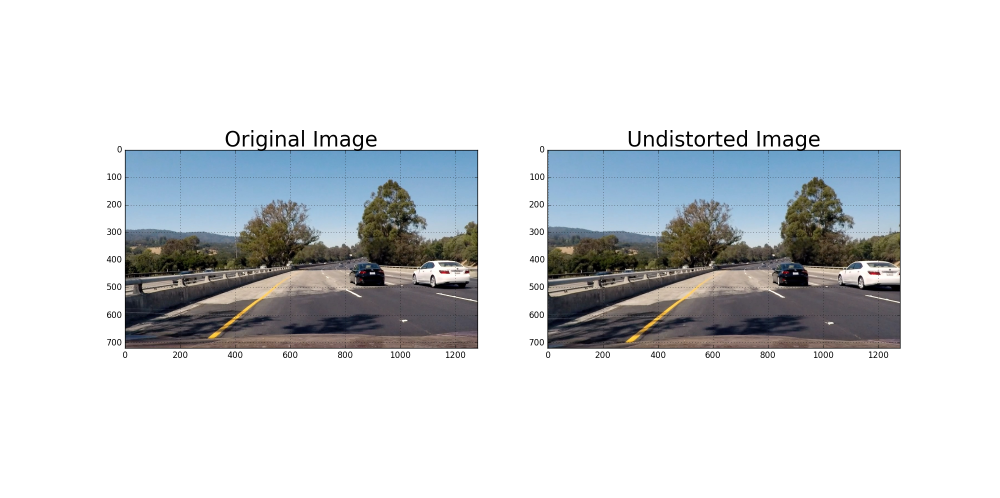
#> input picture DistortionCorrection_RawImage.png, 2000 x 996 px (shown at 1/2 size)
$ python -i Project.py   (imports and definitions only)
#> lines starting #> are read from the running program, lines starting #| are printed output that depends on the picture; after the words box and inside, x2 and y2 are one past the last pixel; in counts of white or black regions, pixels touching at a corner belong together
import cv2
import numpy as np
import matplotlib.pyplot as plt
import pickle
import matplotlib.image as mpimg
from moviepy.editor import VideoFileClip
from collections import deque


# Define a class to receive the characteristics of each line detection
class Line:
    def __init__(self):
        # was the line detected in the last iteration?
        self.detected = False

        # x and y values in last frame
        self.x = None
        self.y = None

        # x intercepts for average smoothing
        self.bottom_x = deque(maxlen=frame_num)
        self.top_x = deque(maxlen=frame_num)

        # Record last x intercept
        self.current_bottom_x = None
        self.current_top_x = None

        # Record radius of curvature
        self.radius = None

        # Polynomial coefficients: x = A*y**2 + B*y + C
        self.A = deque(maxlen=frame_num)
        self.B = deque(maxlen=frame_num)
        self.C = deque(maxlen=frame_num)
        self.fit = None
        self.fitx = None
        self.fity = None

    def get_curv(self):
        self.radius = curvature(self.fit)
        return self.radius

    # [177 lines left out: functions get_intercepts, quick_search, blind_search, sort_idx, get_fit, draw_area and 2 more, not called in this run]


def warp(img):
    """
    Perspective Transformation
    :param img:
    :return: warped image
    """

    # Compute and apply perspective transform
    M = cv2.getPerspectiveTransform(src, dst)
    warped = cv2.warpPerspective(img, M, (1280, 720), flags=cv2.INTER_NEAREST)  # keep same size as input image
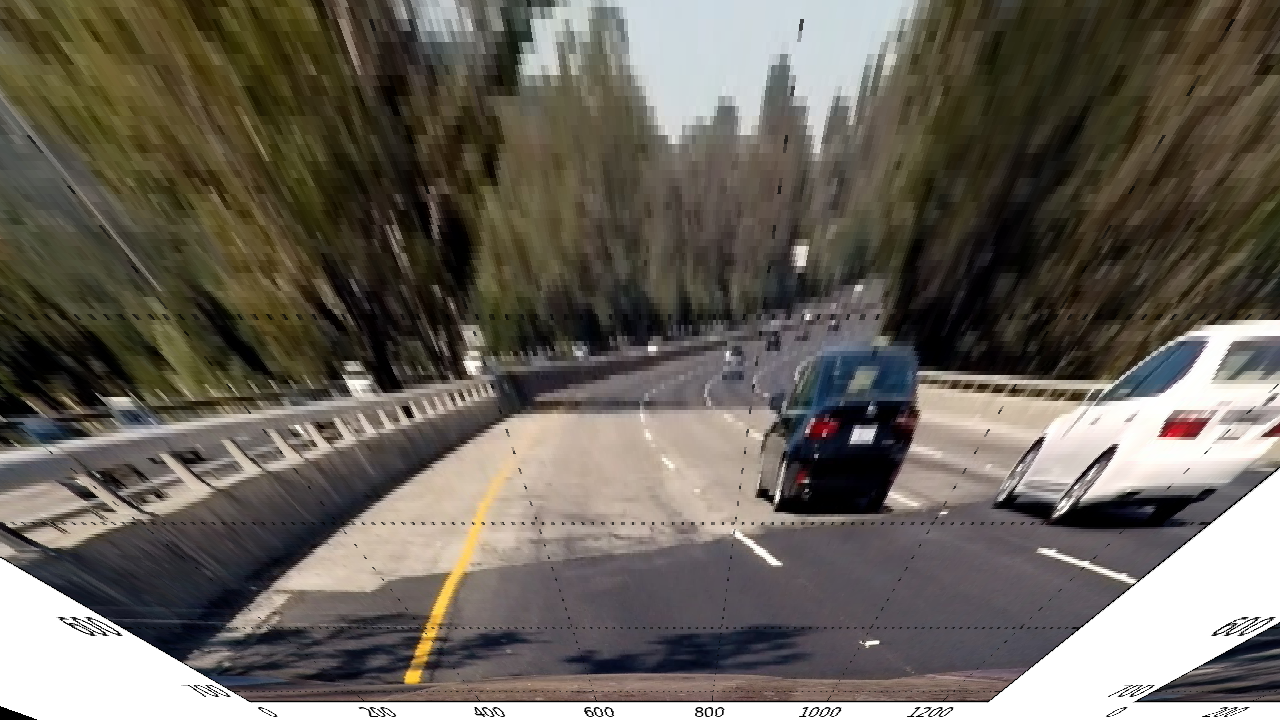
#> warped: shape (720, 1280, 3); mean R, G, B 104.4, 98.6, 89.7

    return warped


def luv_lab_filter(img, l_thresh=(195, 255), b_thresh=(140, 200), plot=False):
    warped = warp(img)

    l = cv2.cvtColor(warped, cv2.COLOR_RGB2LUV)[:, :, 0]
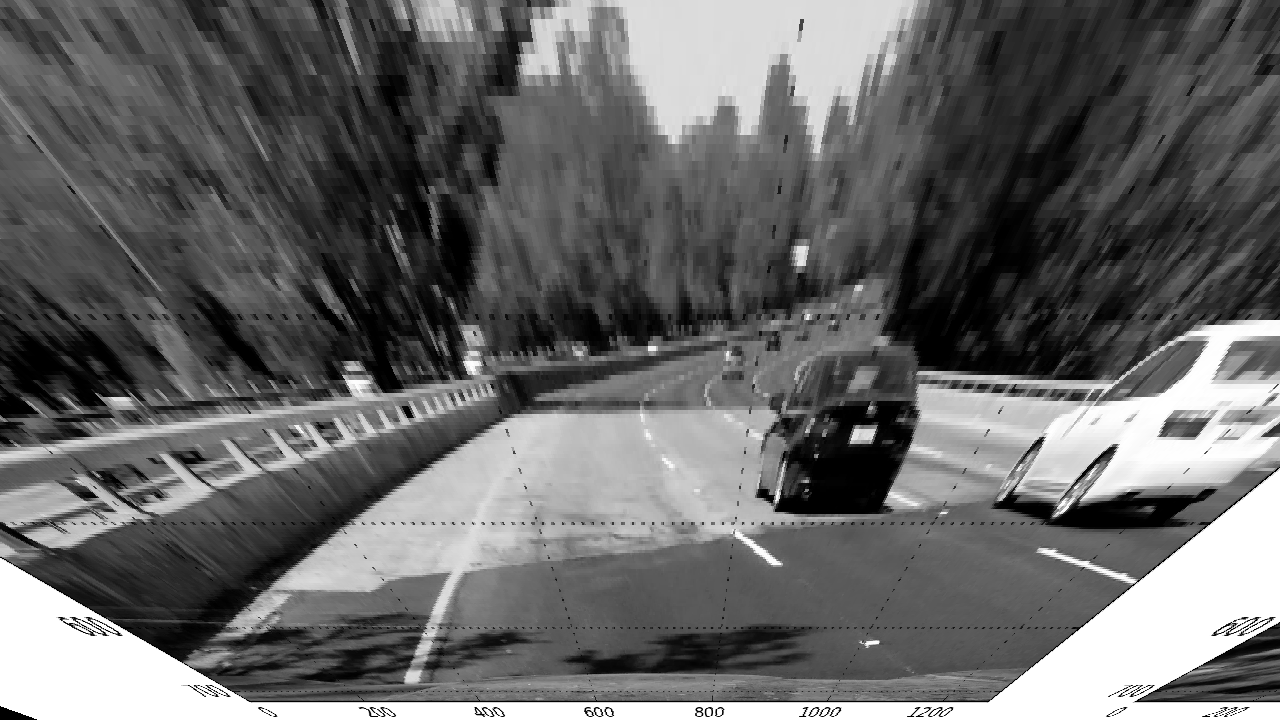
#> l: shape (720, 1280); min 0, max 255, mean 103.2
    l_bin = np.zeros_like(l)
    l_bin[(l >= l_thresh[0]) & (l <= l_thresh[1])] = 1

    b = cv2.cvtColor(warped, cv2.COLOR_RGB2Lab)[:, :, 2]
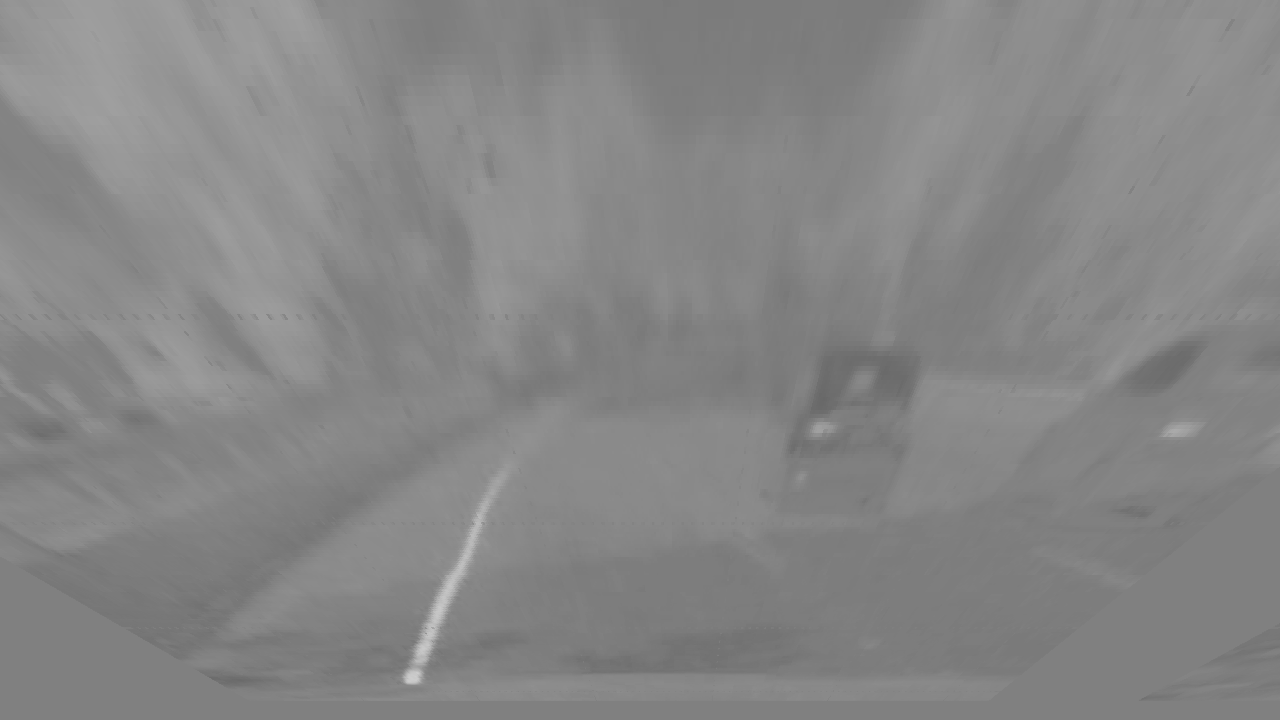
#> b: shape (720, 1280); min 104, max 205, mean 134
    b_bin = np.zeros_like(b)
    b_bin[(b >= b_thresh[0]) & (b <= b_thresh[1])] = 1

    combine = np.zeros_like(l)
    combine[(l_bin == 1) | (b_bin == 1)] = 1

    if plot is True:
        plt.figure(figsize=(10, 6))
        plt.subplot(231)
        plt.imshow(warped)
        plt.subplot(232)
        plt.imshow(l_bin, cmap='gray')
        plt.title('L channel')
        plt.subplot(233)
        plt.imshow(b_bin, cmap='gray')
        plt.title('B channel')
        plt.subplot(234)
        # plt.imshow(s_bin, cmap='gray')
        plt.title('S channel')
        plt.subplot(235)
        plt.imshow(combine, cmap='gray')
        plt.title('Combination')
        plt.subplot(236)
        plt.imshow(img)

        plt.show()

    return combine


# [61 lines left out: functions undistort, process_image, not called in this run]

img_shape = (720, 1280)
img_size = [1280, 720]  # width, height

src = np.float32([[490, 482], [810, 482],
                  [1250, 720], [0, 720]])
dst = np.float32([[0, 0], [1280, 0],
                  [1250, 720], [40, 720]])
ploty = np.linspace(0, img_shape[0] - 1, img_shape[0])

# import Camera Calibration Parameters
dist_pickle = "./wide_dist_pickle.p"
# [2 lines not run here, left out]
# [1 line that did not run here, left out]
frame_num = 15   # latest frames number of good detection
left = Line()
right = Line()

video_output = './output_videos/project.mp4'
input_path = './test_videos/project_video.mp4'

# [1 line that did not run here, left out]
# clip1 = VideoFileClip(input_path).subclip(0, 5)

# [1 line that did not run here, left out]
# [1 line not run here, left out]

# image = mpimg.imread('./test_images/test_ch7.jpg')


# [21 lines left out: function draw, not called in this run]

>>> import cv2
>>> picture = cv2.cvtColor(cv2.imread('DistortionCorrection_RawImage.png'), cv2.COLOR_BGR2RGB)
>>> result = luv_lab_filter(picture)
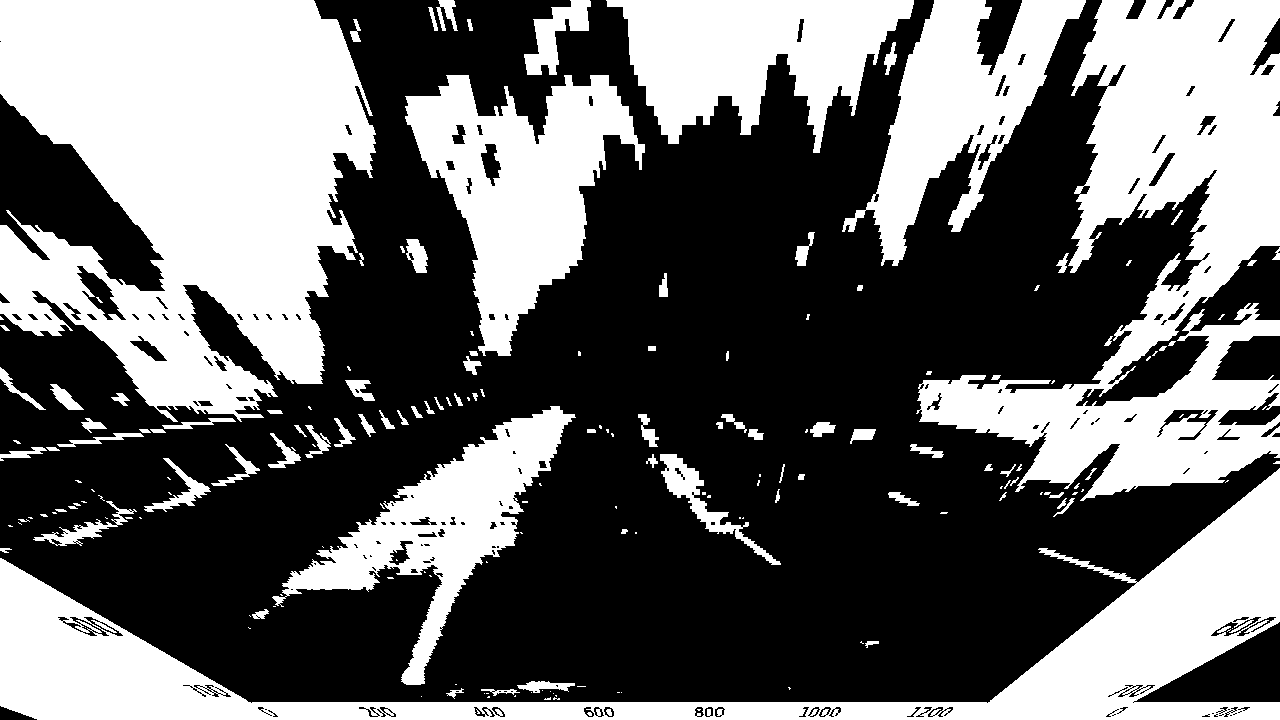
#> result: shape (720, 1280); values 0 (black) and 1 (white), 40.5% white; 189 white regions (94 under 20 px), largest, box (x1, y1, x2, y2) and area: (0, 0, 376, 422) 107550, (916, 0, 1280, 501) 76344, (0, 468, 1280, 720) 67466

$ run again, on CombineColorandGradient.png
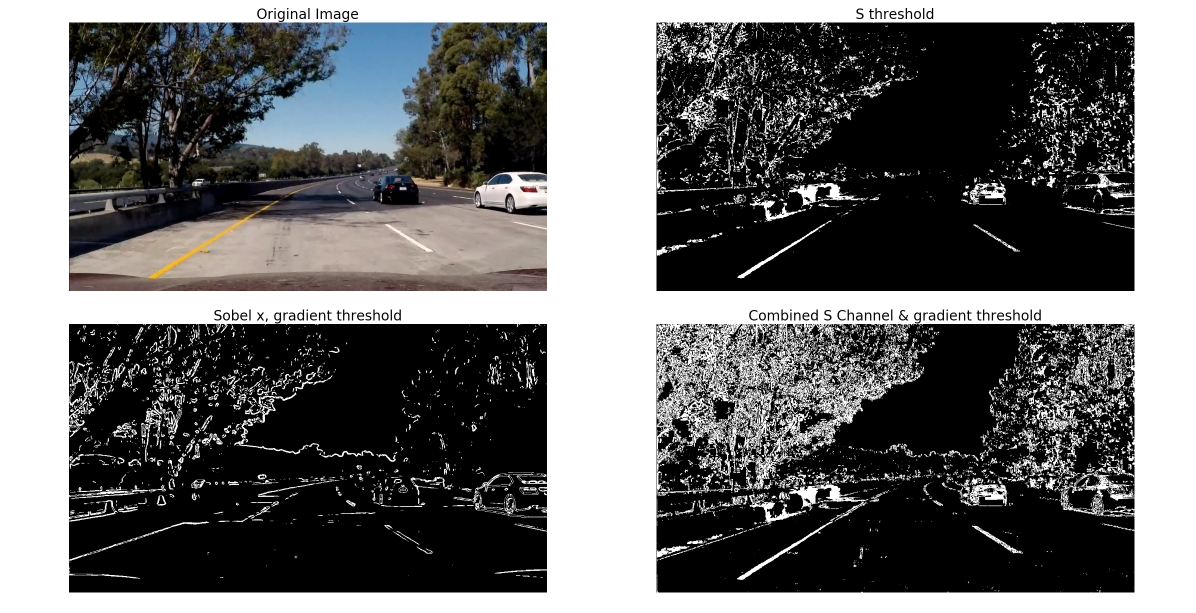
#> input picture CombineColorandGradient.png, 2392 x 1225 px (shown at 1/2 size)
#> in luv_lab_filter, `b = cv2.cvtColor(warped, cv2.COLOR_RGB2Lab)[:, :, 2]`:
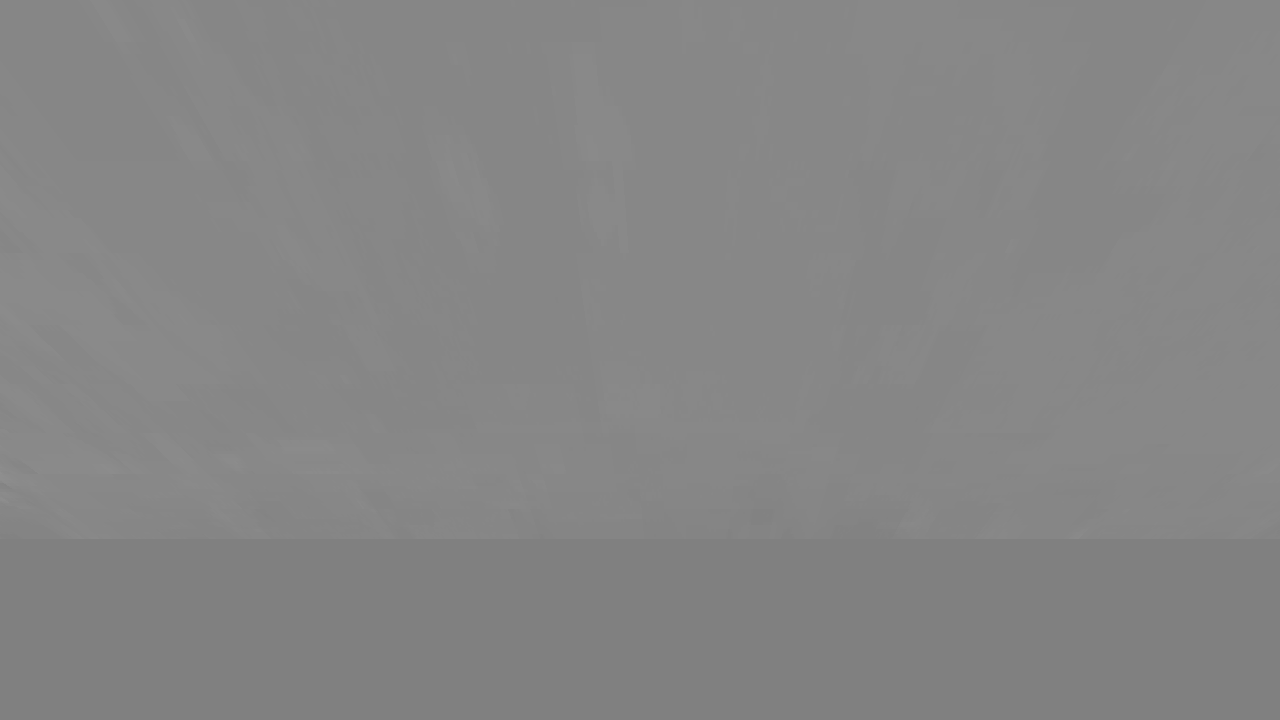
#> b: shape (720, 1280); min 128, max 143, mean 133.3
#> `result = luv_lab_filter(picture)`:
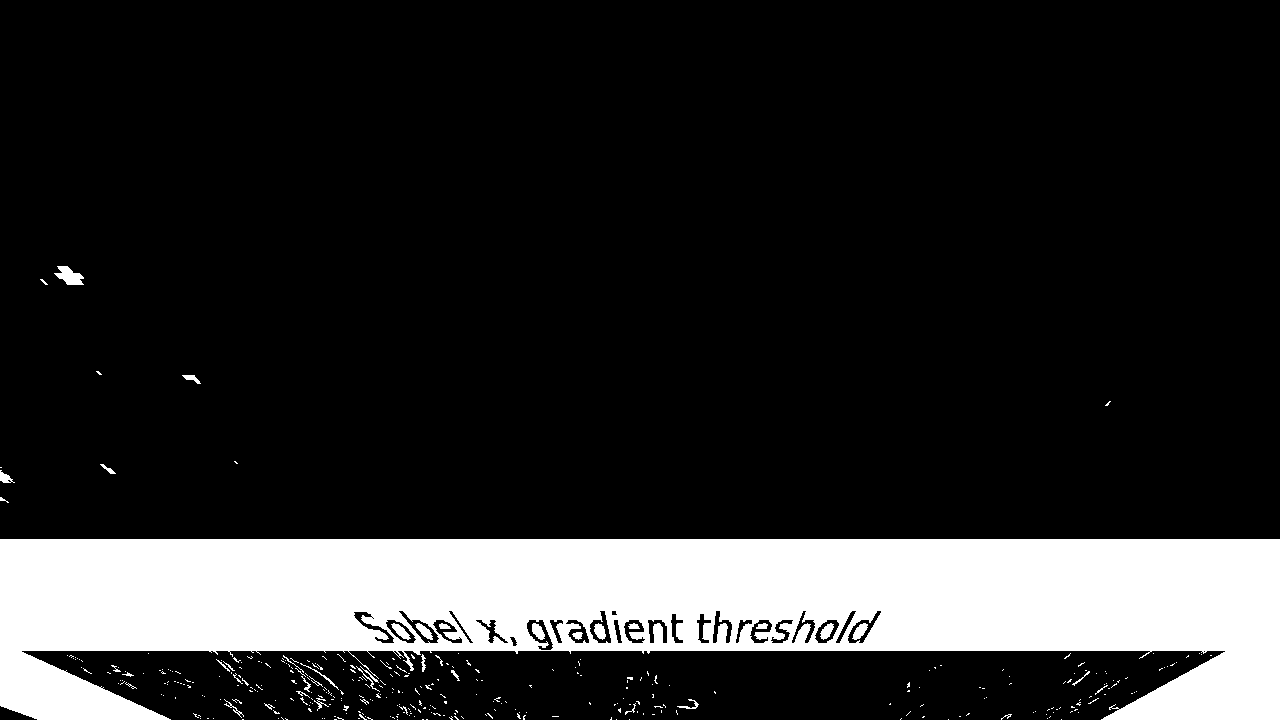
#> result: shape (720, 1280); values 0 (black) and 1 (white), 16.9% white; 363 white regions (323 under 20 px), largest, box (x1, y1, x2, y2) and area: (0, 539, 1280, 720) 152302, (54, 266, 84, 285) 337, (852, 623, 868, 640) 151

$ run again, on PerspectiveTransform.png
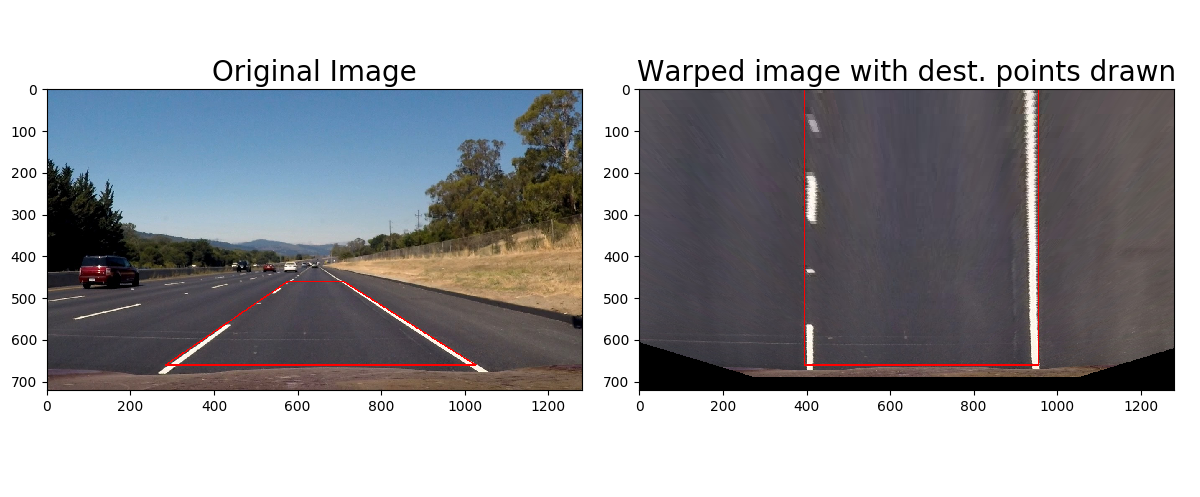
#> input picture PerspectiveTransform.png, 1200 x 497 px
#> in warp, `warped = cv2.warpPerspective(img, M, (1280, 720), flags=cv2.INTER_NEAR..`:
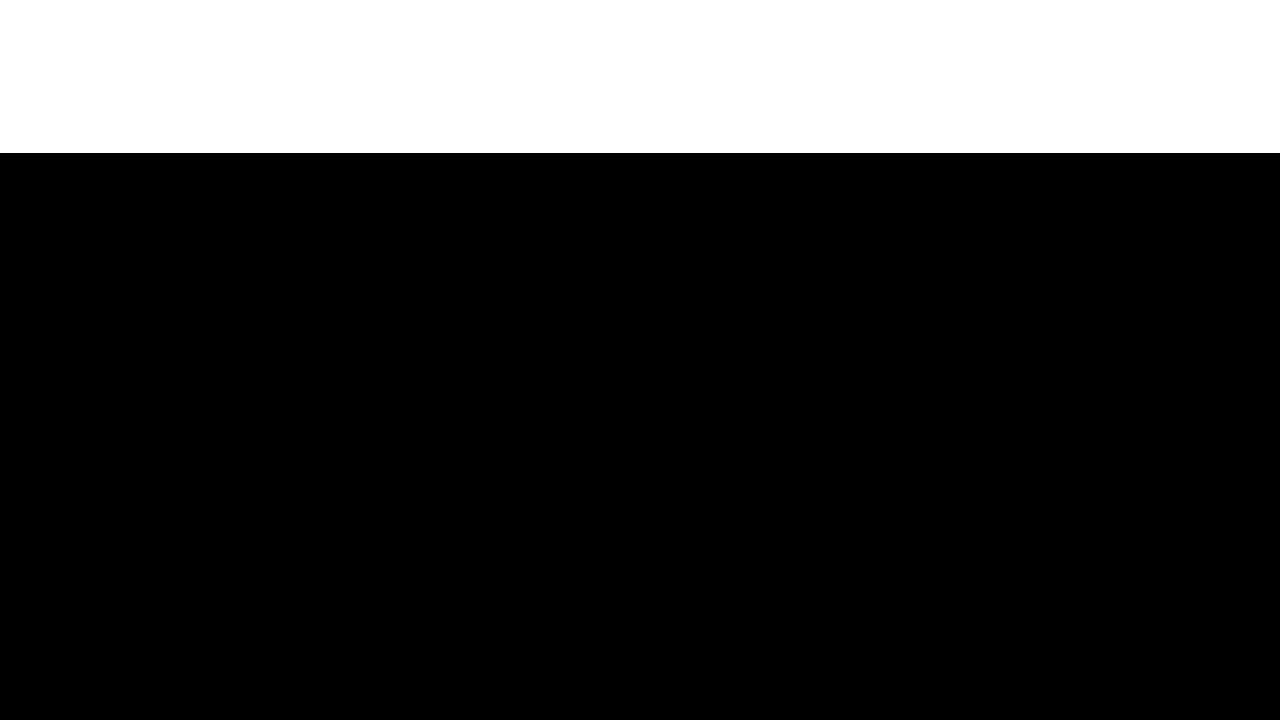
#> warped: shape (720, 1280, 3); 21.2% white; 1 white region, box (x1, y1, x2, y2) and area: (0, 0, 1280, 153) 195840
#> b: shape (720, 1280); every value is 128
